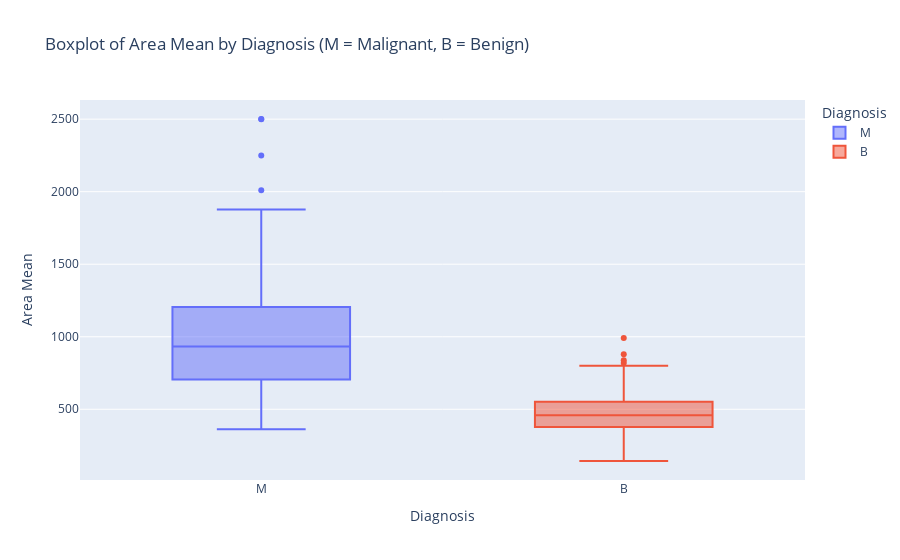

The notebook cell this image was saved under:
### Markdown cell above
### Boxplot of Area Mean by Diagnosis

### Code cell
fig = px.box(df, x='diagnosis', y='area_mean', color='diagnosis',
             title="Boxplot of Area Mean by Diagnosis (M = Malignant, B = Benign)",
             labels={'diagnosis': 'Diagnosis', 'area_mean': 'Area Mean'})

fig.show()

### Figure 1 — Plotly figure (JSON) as saved in the notebook; plotly's stock layout.template omitted (floating-point values rounded to 4 significant figures; data arrays with more than 128 entries replaced by an {"elided": "..."} marker saying what was removed)
{"data": [{"alignmentgroup": "True", "hovertemplate": "Diagnosis=%{x}<br>Area Mean=%{y}<extra></extra>", "legendgroup": "M", "marker": {"color": "#636efa"}, "name": "M", "notched": false, "offsetgroup": "M", "orientation": "v", "showlegend": true, "type": "box", "x": {"elided": "212 str values"}, "x0": " ", "xaxis": "x", "y": {"elided": "212 float values"}, "y0": " ", "yaxis": "y"}, {"alignmentgroup": "True", "hovertemplate": "Diagnosis=%{x}<br>Area Mean=%{y}<extra></extra>", "legendgroup": "B", "marker": {"color": "#EF553B"}, "name": "B", "notched": false, "offsetgroup": "B", "orientation": "v", "showlegend": true, "type": "box", "x": {"elided": "357 str values"}, "x0": " ", "xaxis": "x", "y": {"elided": "357 float values"}, "y0": " ", "yaxis": "y"}], "layout": {"boxmode": "overlay", "legend": {"title": {"text": "Diagnosis"}, "tracegroupgap": 0}, "title": {"text": "Boxplot of Area Mean by Diagnosis (M = Malignant, B = Benign)"}, "xaxis": {"anchor": "y", "categoryarray": ["M", "B"], "categoryorder": "array", "domain": [0, 1], "title": {"text": "Diagnosis"}}, "yaxis": {"anchor": "x", "domain": [0, 1], "title": {"text": "Area Mean"}}}}
